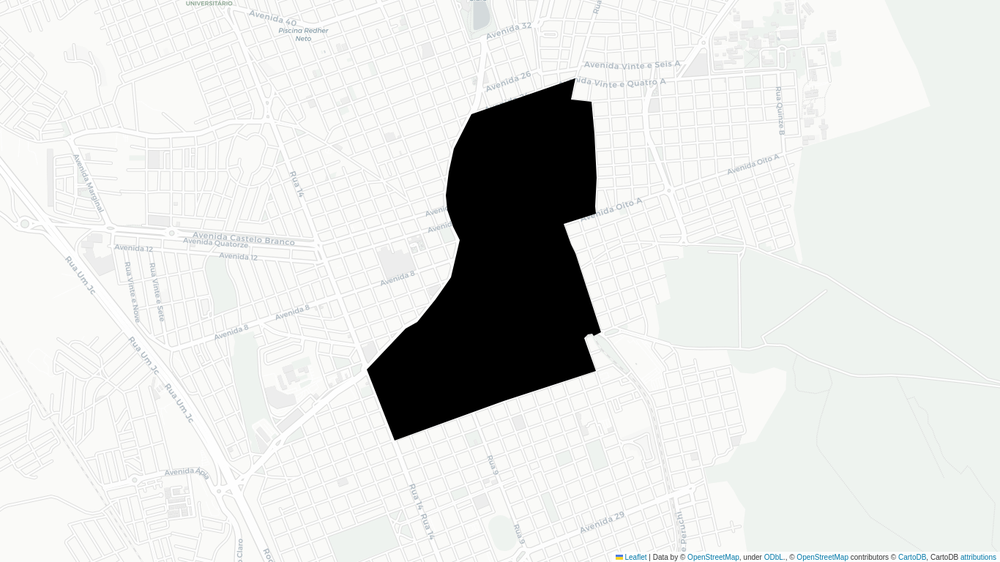
#> input picture Processamento das imagens/IMAGENS/centro_carto_preenc.png, 1000 x 562 px, shrunk from 1366 x 768 before the run, found by its file name
$ jupyter execute --allow-errors calc_indicador.ipynb   (shell and % lines are left out)
#> lines starting #> are read from the running program, lines starting #| are printed output that depends on the picture; after the words box and inside, x2 and y2 are one past the last pixel; in counts of white or black regions, pixels touching at a corner belong together
[cell 1]
from google.colab.patches import cv2_imshow
import matplotlib
import cv2
import numpy as np

[cell 2]
from google.colab import drive
drive.mount('/content/drive')

[cell 3]
#Caminho imagens Centro
caminho_carto_preenc = '/content/drive/MyDrive/Colab Notebooks/UNIVESP/PI/PYTHON_MAPAS/VERSÃO_FINAL/IMAGENS/centro_carto_preenc.png'
caminho_carto_linha = '/content/drive/MyDrive/Colab Notebooks/UNIVESP/PI/PYTHON_MAPAS/VERSÃO_FINAL/IMAGENS/centro_carto_linha.png'
caminho_sat_linha = '/content/drive/MyDrive/Colab Notebooks/UNIVESP/PI/PYTHON_MAPAS/VERSÃO_FINAL/IMAGENS/centro_sat_linha.png'

#> (a cell that did not finish here is left out)

#> (a cell that did not finish here is left out)

[cell 6]
# Carregar imagem cartodb do bairro
img = cv2.imread(caminho_carto_preenc, cv2.IMREAD_UNCHANGED)
#> img is the input picture: shape (562, 1000, 4); mean B, G, R, A 222.1, 223.9, 222.5, 255
# Remove o canal alfa
img = cv2.cvtColor(img, cv2.COLOR_BGRA2BGR)
#> img: shape (562, 1000, 3)
#Converte em CINZA
imgCinza = cv2.cvtColor(img, cv2.COLOR_RGB2GRAY)

kernel = np.ones((5,5),np.uint8)
# Desfocando e apagando pequenos detalhes
imgSuavizada = cv2.GaussianBlur(imgCinza,(13,13),3)
imgSuavizada = cv2.morphologyEx(imgSuavizada, cv2.MORPH_OPEN, kernel)
imgSuavizada = cv2.morphologyEx(imgSuavizada, cv2.MORPH_CLOSE, kernel)

[cell 7]
# Criar máscara 1
metodo = cv2.THRESH_BINARY
ret, imgBinarizada = cv2.threshold(imgSuavizada, 127,255, metodo)
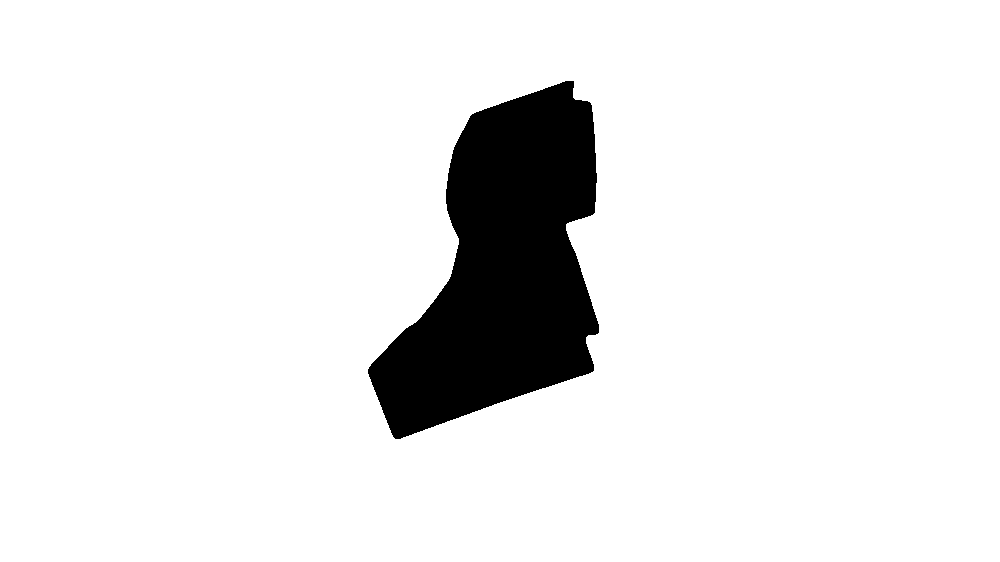
#> imgBinarizada: shape (562, 1000); 91.4% white; 1 black region, box (x1, y1, x2, y2) and area: (368, 81, 599, 439) 48575

# Cáculo pixels polígono
numeroPixelsPoligono = np.sum(imgBinarizada == 0)
#> numeroPixelsPoligono = 48575
print(imgBinarizada.shape)
#| (562, 1000)

print(numeroPixelsPoligono)
#| 48575
cv2_imshow(imgBinarizada)

[cell 8]
# Criar máscara 2
metodo2 = cv2.THRESH_BINARY_INV
ret, imgBinarizada2 = cv2.threshold(imgSuavizada, 127,255, metodo2)
cv2_imshow(imgBinarizada2)

[cell 9]
# Carregar imagem de satélite do bairro
imgBGR = cv2.imread(caminho_sat_linha, cv2.IMREAD_UNCHANGED)
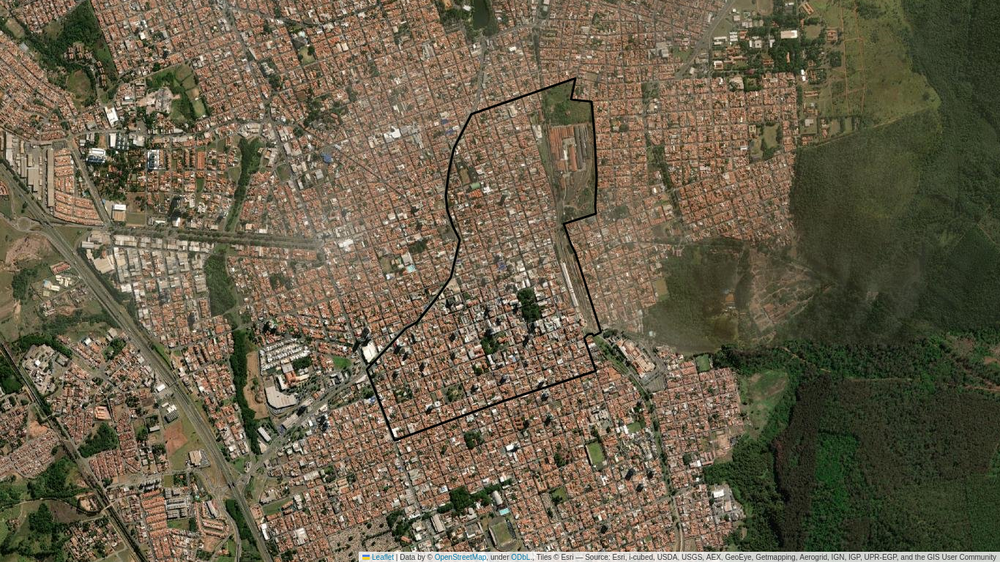
#> input picture Processamento das imagens/IMAGENS/centro_sat_linha.png, 1000 x 562 px, shrunk from 1366 x 768 before the run, found by its file name
#> imgBGR is the input picture: shape (562, 1000, 4); mean B, G, R, A 73.6, 94.9, 104.1, 255
# Remove o canal alfa
imgBGR = cv2.cvtColor(imgBGR, cv2.COLOR_BGRA2BGR)
#> imgBGR: shape (562, 1000, 3)

# Recorta máscara 1 da imagem de satélite
res = cv2.bitwise_and(imgBGR, imgBGR, mask=imgBinarizada)
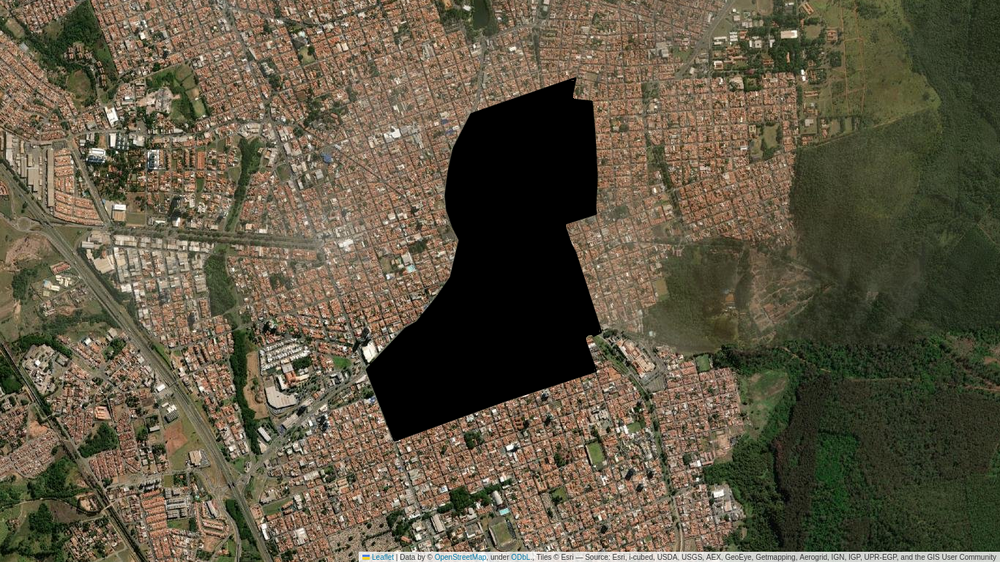
#> res: shape (562, 1000, 3); mean B, G, R 66.3, 86, 93.8

cv2_imshow(res)

[cell 10]
# Recorta máscara 2 da imagem de satélite
res2 = cv2.bitwise_and(imgBGR, imgBGR, mask=imgBinarizada2)
cv2_imshow(res2)

[cell 11]
# Carregar imagem do cartoDB do bairro
imgBGR = cv2.imread(caminho_carto_linha, cv2.IMREAD_UNCHANGED)
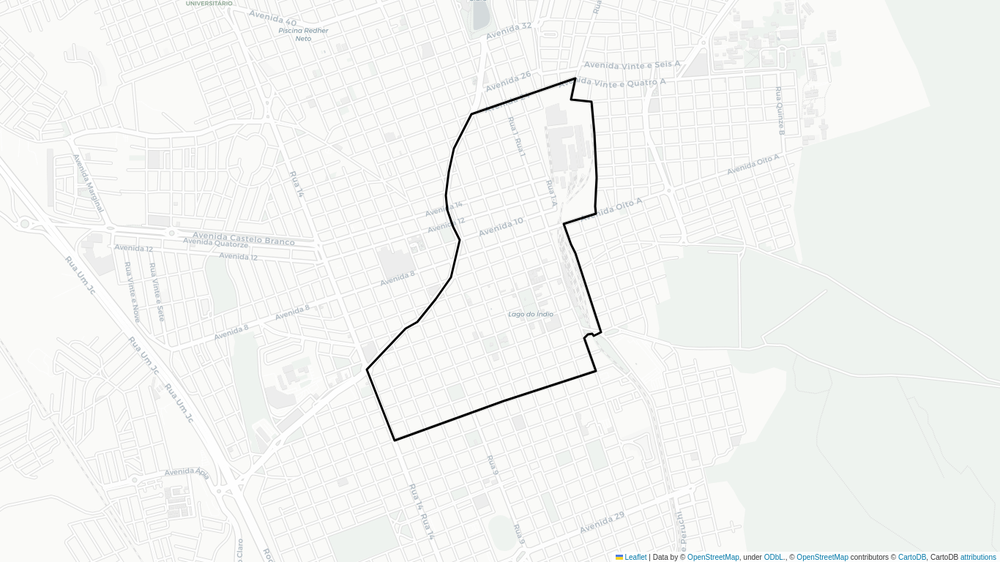
#> input picture Processamento das imagens/IMAGENS/centro_carto_linha.png, 1000 x 562 px, shrunk from 1366 x 768 before the run, found by its file name
#> imgBGR is the input picture: shape (562, 1000, 4); mean B, G, R, A 242.1, 244, 242.6, 255
# Remove o canal alfa
imgBGR = cv2.cvtColor(imgBGR, cv2.COLOR_BGRA2BGR)
#> imgBGR: shape (562, 1000, 3)

# Recorta máscara 1 da imagem de satélite
res4 = cv2.bitwise_and(imgBGR, imgBGR, mask=imgBinarizada)

cv2_imshow(res4)

[cell 12]
# Convertendo espectro da imagem
imgHSV = cv2.cvtColor(res2, cv2.COLOR_RGB2HSV)
#> imgHSV: shape (562, 1000, 3); mean H, S, V 8.7, 7.1, 10.3

# filtro de mediana
imgHSV = cv2.medianBlur(imgHSV ,7)
#> imgHSV: shape (562, 1000, 3); mean H, S, V 8.7, 6.7, 10.2

# Dividindo a imagem em canais
matriz, saturacao, valor = cv2.split(imgHSV)

# Definindo valores mínimos e máximos do filtro de cor
tomClaro = np.array([25,45,0])
tomEscuro = np.array([87,255,92])

# Aplicando o filtro de cor
mask = cv2.inRange(imgHSV,tomClaro,tomEscuro)
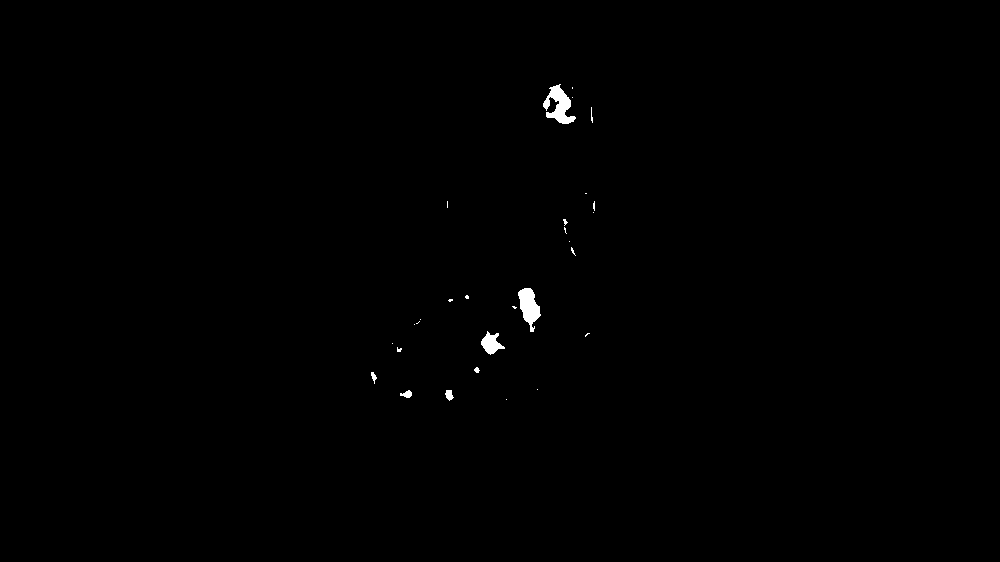
#> mask: shape (562, 1000); 0.33% white; 29 white regions (21 under 20 px), largest, box (x1, y1, x2, y2) and area: (543, 84, 576, 124) 652, (518, 288, 541, 332) 571, (481, 331, 505, 355) 303


# Invertendo a binarização da imagem (metodo2=BINARY_INV)
ret, mask = cv2.threshold(mask, 127,255, metodo2)

# Juntado a imagem de entrada mais a máscara resutante do filtro de cor
res3 = cv2.bitwise_and(res2, res2, mask= mask)

# Cáculo percentual de cobertura vegetal
numeroPixelsVerde = np.sum(mask == 0)
#> numeroPixelsVerde = 1872
indice = (numeroPixelsVerde*100)/(numeroPixelsPoligono+numeroPixelsVerde)
#> indice = 3.71

#print(res.shape)

res3[mask<255]=(0,255,0)
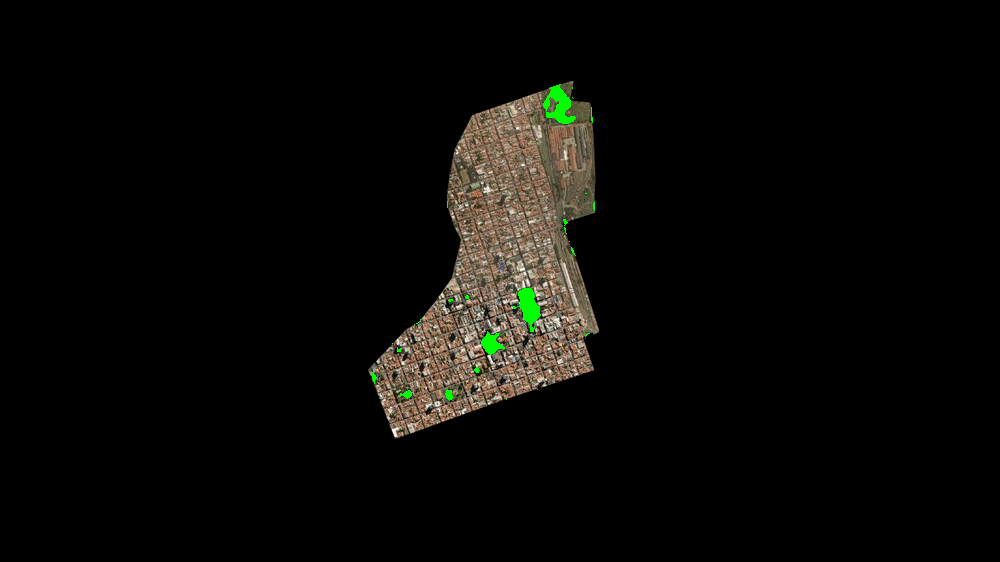
#> res3: shape (562, 1000, 3); mean B, G, R 7.1, 9.6, 10.1

# [4 lines of commented-out code are left out]
cv2_imshow(res3)

print('Número de pixels polígono:', numeroPixelsPoligono)
#| Número de pixels polígono: 48575
print('Número de pixels área verde:', numeroPixelsVerde)
#| Número de pixels área verde: 1872
#print('Índice: ', indice, '%')
print("Índice: {:.2f} %".format(indice))
#| Índice: 3.71 %

[cell 13]
# Juntado as imagens de dentro (sat) e fora do preenchimento (sat)
imgFinal = cv2.add(res, res3)
cv2_imshow(imgFinal)

print('Número de pixels polígono:', numeroPixelsPoligono)
#| Número de pixels polígono: 48575
print('Número de pixels área verde:', numeroPixelsVerde)
#| Número de pixels área verde: 1872
#print('Índice: ', indice, '%')
print("Índice: {:.2f} %".format(indice))
#| Índice: 3.71 %

[cell 14]
# Juntado as imagens de dentro (sat) e fora do preenchimento (carto)
imgFinal = cv2.add(res3, res4)
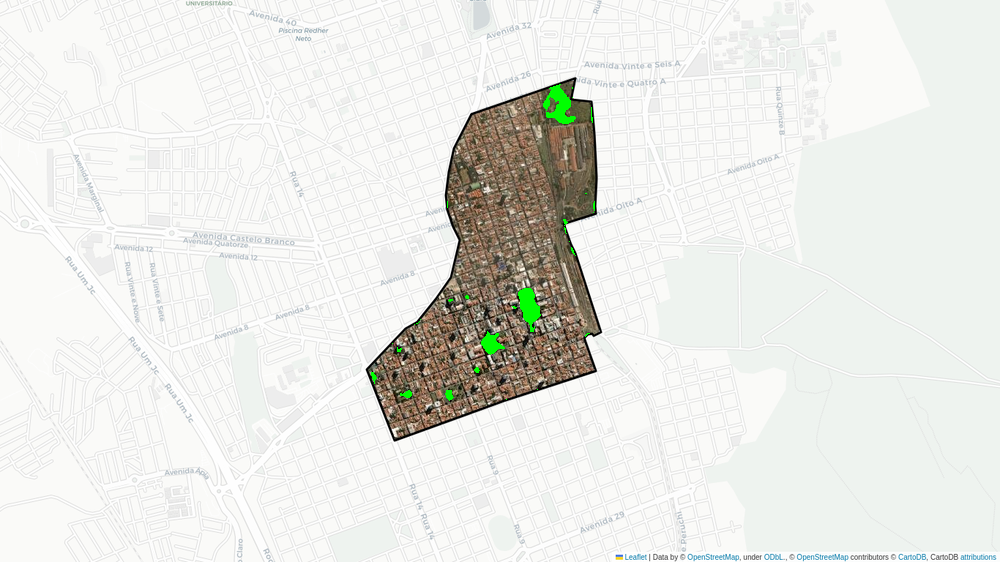
#> imgFinal: shape (562, 1000, 3); mean B, G, R 228.7, 232.9, 232.1
cv2_imshow(imgFinal)

print('Número de pixels polígono:', numeroPixelsPoligono)
#| Número de pixels polígono: 48575
print('Número de pixels área verde:', numeroPixelsVerde)
#| Número de pixels área verde: 1872
#print('Índice: ', indice, '%')
print("Índice: {:.2f} %".format(indice))
#| Índice: 3.71 %

[cell 15]
# Carregar imagem de satélite do bairro
imgBGRLinha = cv2.imread(caminho_sat_linha, cv2.IMREAD_UNCHANGED)
# Remove o canal alfa
imgBGRLinha = cv2.cvtColor(imgBGRLinha, cv2.COLOR_BGRA2BGR)

#Juntado as imagens de dentro (sat) e fora do preenchimento (sat) com pesos diferentes para gerar transparência
imgFinal2 = cv2.add(imgFinal*0.5, imgBGRLinha*0.5)
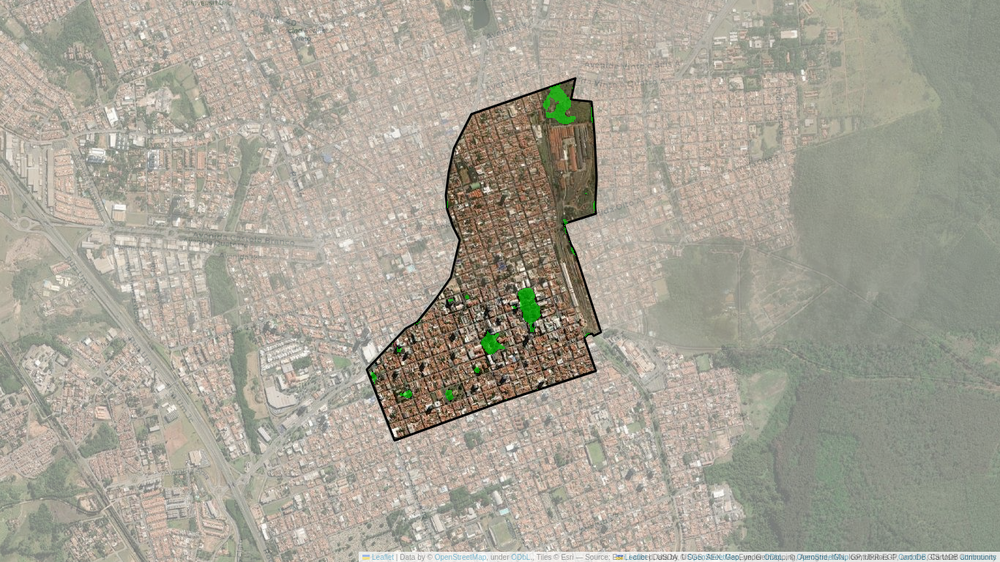
#> imgFinal2: shape (562, 1000, 3) float64; mean B, G, R 151.1, 163.9, 168.1
cv2_imshow(imgFinal2)

print('Número de pixels polígono:', numeroPixelsPoligono)
#| Número de pixels polígono: 48575
print('Número de pixels área verde:', numeroPixelsVerde)
#| Número de pixels área verde: 1872
#print('Índice: ', indice, '%')
print("Índice: {:.2f} %".format(indice))
#| Índice: 3.71 %
